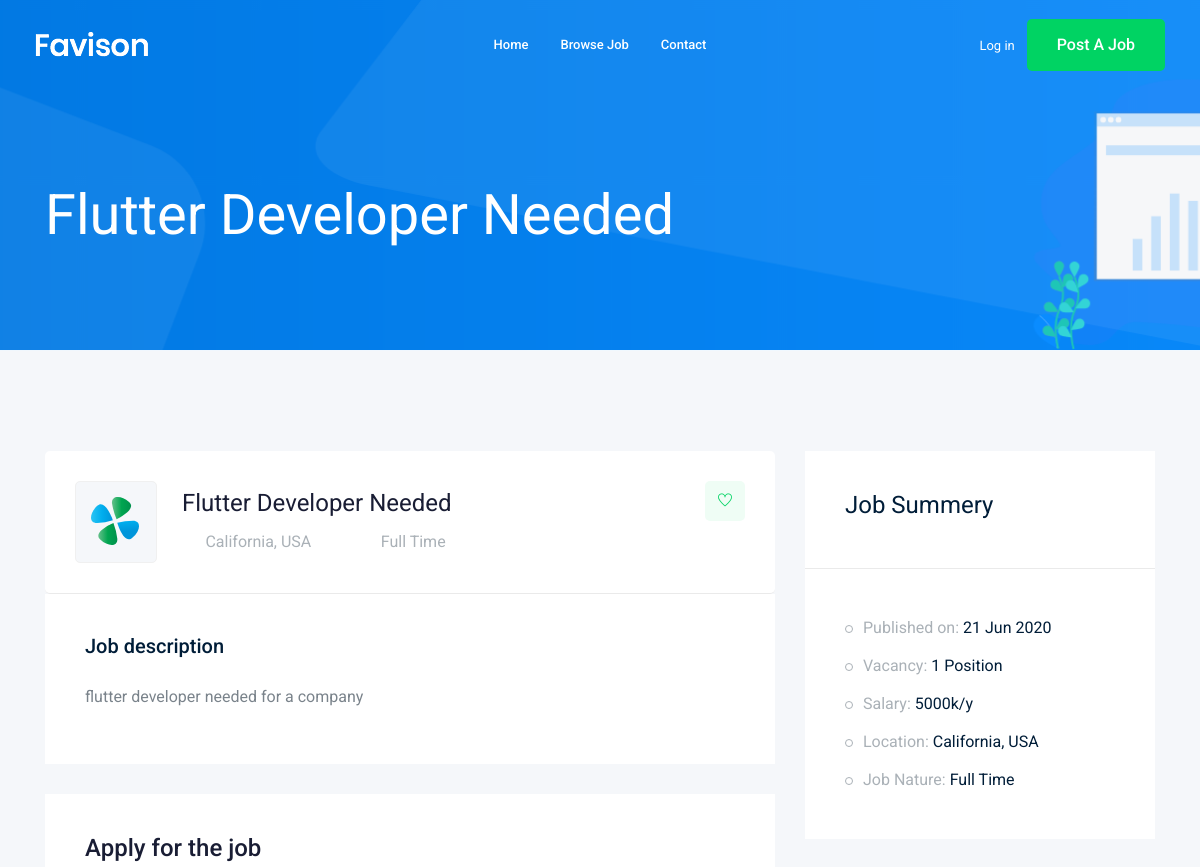
The page /jobs/flutter-developer-needed (upper part) on the database as committed earlier.
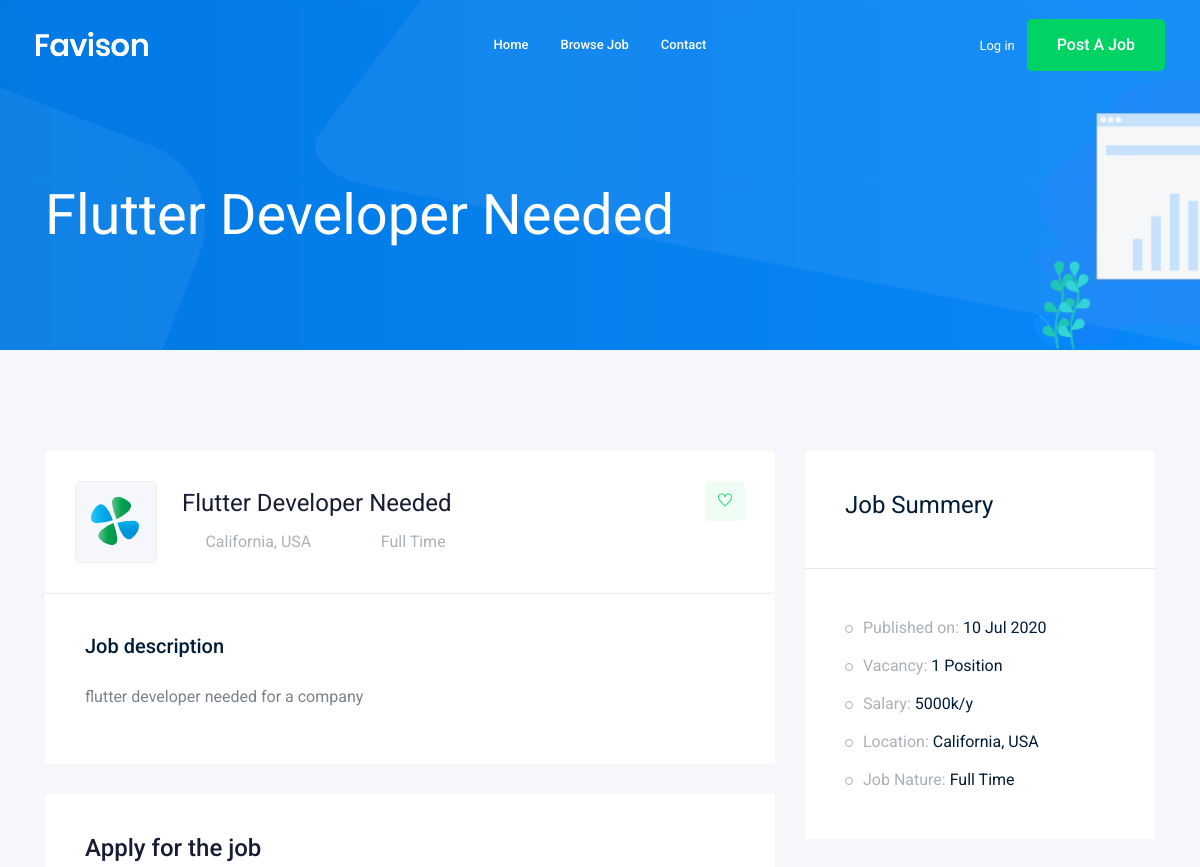
The same page on the database as committed later.
### job/models.py (models this page shows, shortened)
class Job(models.Model):  # table
    owner = models.ForeignKey(User, related_name='job_owner', on_delete=models.CASCADE)
    title = models.CharField(max_length=100)  # column
    job_type = models.CharField(max_length=15 , choices=JOB_TYPE)
    description = models.TextField(max_length=1000)
    published_at = models.DateTimeField(auto_now=True)
    Vacancy = models.IntegerField(default=1)
    salary = models.IntegerField(default=0)
    experience = models.IntegerField(default=1)
    category = models.ForeignKey('Category',on_delete=models.CASCADE)
    image = models.ImageField(upload_to=image_upload)
    slug = models.SlugField(blank=True, null=True)
    def __str__(self):
        return self.title

### job/views.py (the view)
# urls.py: path('<str:slug>',views.job_detail , name='job_detail'),
def job_detail(request , slug):
    job_detail = Job.objects.get(slug=slug)
    if request.method=='POST':
        form = ApplyForm(request.POST , request.FILES)
        if form.is_valid():
            myform = form.save(commit=False)
            myform.job = job_detail
            myform.save()
            print('DOne')
    else:
        form = ApplyForm()
    context = {'job' : job_detail , 'form1':form}
    return render(request,'job/job_detail.html',context)

### job/templates/job/job_detail.html (shortened to what this page needs)
{% extends 'base.html' %}
{% load bootstrap4 %}
{% block body %}
    <div class="bradcam_area bradcam_bg_1">
        <div class="container">
            <div class="row">
                <div class="col-xl-12">
                    <div class="bradcam_text">
                        <h3>{{job}}</h3>
                    </div>
                </div>
            </div>
        </div>
    </div>
    <div class="job_details_area">
        <div class="container">
            <div class="row">
                <div class="col-lg-8">
                    <div class="job_details_header">
                        <div class="single_jobs white-bg d-flex justify-content-between">
                            <div class="jobs_left d-flex align-items-center">
                                <div class="thumb">
                                    <img src="img/svg_icon/1.svg" alt="">
                                </div>
                                <div class="jobs_conetent">
                                    <a href="#"><h4>{{job}}</h4></a>
                                    <div class="links_locat d-flex align-items-center">
                                        <div class="location">
                                            <p> <i class="fa fa-map-marker"></i> California, USA</p>
                                        </div>
                                        <div class="location">
                                            <p> <i class="fa fa-clock-o"></i>{{job.job_type}}</p>
                                        </div>
                                    </div>
                                </div>
                            </div>
                            <div class="jobs_right">
                                <div class="apply_now">
                                    <a class="heart_mark" href="#"> <i class="ti-heart"></i> </a>
                                </div>
                            </div>
                        </div>
                    </div>
                    <div class="descript_wrap white-bg">
                        <div class="single_wrap">
                            <h4>Job description</h4>
                            <p>{{job.description}}</p>
                        </div>
                    </div>
                    <div class="apply_job_form white-bg">
                        <h4>Apply for the job</h4>
                    </div>
                </div>
                <div class="col-lg-4">
                    <div class="job_sumary">
                        <div class="summery_header">
                            <h3>Job Summery</h3>
                        </div>
                        <div class="job_content">
                            <ul>
                                <li>Published on: <span>{{job.published_at|date:'d M o'}}</span></li>
                                <li>Vacancy: <span>{{job.Vacancy}} Position</span></li>
                                <li>Salary: <span>{{job.salary}}k/y</span></li>
                                <li>Location: <span>California, USA</span></li>
                                <li>Job Nature: <span> {{job.job_type}}</span></li>
                            </ul>
                        </div>
                    </div>
                </div>
            </div>
        </div>
    </div>
    {% endblock body %}

Rows that differ between the two databases and show on the page:
changed Job "Flutter Developer Needed": published_at "21 Jun 2020" → "10 Jul 2020"
